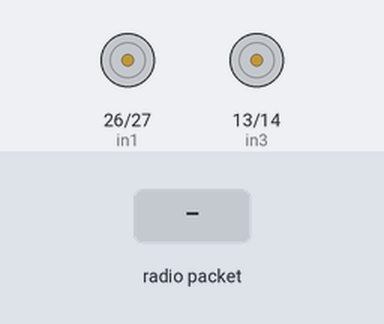
Simulated run of this sketch. Board: ESP32. On the bench: motor-driver pin pairs drawn as motors (green arrow = first pin HIGH = forward, orange = second pin HIGH = backward, longer = more drive, scaled by the enable pin). The inputs (shaded band) are chosen by the test bench. No radio packets arrive unless stated.

Above: at 1.2 s.
1.3 s: radio packet "5" arrives
At 1.7 s:
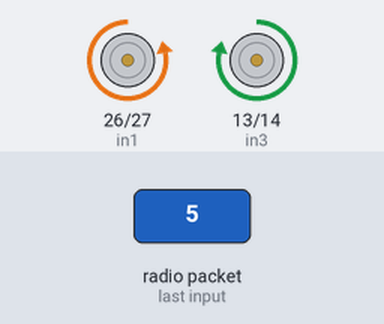
2.8 s: radio packet "200" arrives
At 4.1 s:
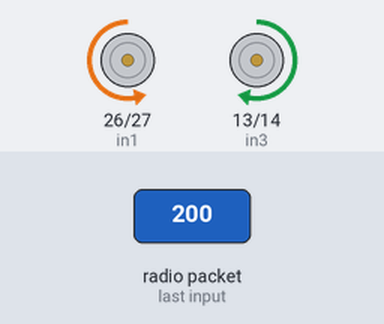
Timing chart, 0 to 5.8 s (numbered marks = the images above; inputs shaded):
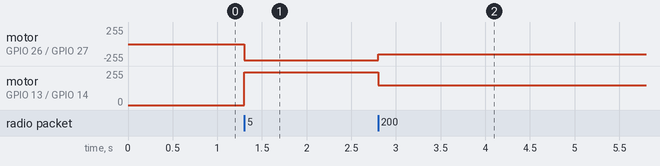

Measured:
- after the input at 1.3 s, motor on GPIO 26 (in1) / GPIO 27 (in2): stopped → backward 246/255 at once; motor on GPIO 13 (in3) / GPIO 14 (in4): stopped → forward 246/255 at once
- after the input at 2.8 s, motor on GPIO 26 (in1) / GPIO 27 (in2): backward 246/255 → backward 150/255 at once; motor on GPIO 13 (in3) / GPIO 14 (in4): forward 246/255 → forward 150/255 at once

The sketch:

joystick_nrf_l298n_receive.ino
```cpp
#include <SPI.h>
#include <nRF24L01.h>
#include <RF24.h>
#include <Arduino.h>

// Motor pins
const int enA = 25;
const int in1 = 26;
const int in2 = 27;
const int enB = 12;
const int in3 = 13;
const int in4 = 14;

// NRF setup
RF24 radio(16, 17); // CE, CSN
const byte address[6] = "00001";

void setupMotorPins() {
  pinMode(enA, OUTPUT);
  pinMode(in1, OUTPUT);
  pinMode(in2, OUTPUT);
  pinMode(enB, OUTPUT);
  pinMode(in3, OUTPUT);
  pinMode(in4, OUTPUT);
}

void setup() {
  Serial.begin(9600);
  setupMotorPins();
  radio.begin();
  radio.openReadingPipe(0, address);
  radio.setPALevel(RF24_PA_MIN);
  radio.startListening();
}

// Function to map joystick values to PWM output with a dead zone
int mapJoystickToPWM(int value, int center) {
  if (abs(value - center) <= 10) return 0; // Dead zone
  return map(abs(value - center), 0, 518, 0, 255);
}

// Function to control motors based on joystick inputs
void controlMotors(int j1x, int j2y) {
  int baseSpeedA = mapJoystickToPWM(j1x, 505);
  int baseSpeedB = mapJoystickToPWM(j2y, 507);

  if (abs(j1x - 505) > 10) {
    digitalWrite(in1, j1x < 495 ? LOW : HIGH);
    digitalWrite(in2, j1x < 495 ? HIGH : LOW);
    digitalWrite(in3, j1x < 495 ? HIGH : LOW);
    digitalWrite(in4, j1x < 495 ? LOW : HIGH);
    analogWrite(enA, baseSpeedA);
    analogWrite(enB, baseSpeedA);
  } else if (abs(j2y - 507) > 10) {
    digitalWrite(in1, j2y > 517 ? HIGH : LOW);
    digitalWrite(in2, j2y > 517 ? LOW : HIGH);
    digitalWrite(in3, j2y > 517 ? HIGH : LOW);
    digitalWrite(in4, j2y > 517 ? LOW : HIGH);
    if (j2y > 517) {
      analogWrite(enA, baseSpeedB / 2);
      analogWrite(enB, baseSpeedB);
    } else {
      analogWrite(enA, baseSpeedB);
      analogWrite(enB, baseSpeedB / 2);
    }
  } else {
    digitalWrite(in1, LOW);
    digitalWrite(in2, LOW);
    digitalWrite(in3, LOW);
    digitalWrite(in4, LOW);
    analogWrite(enA, 0);
    analogWrite(enB, 0);
  }
}

void loop() {
  if (radio.available()) {
    char buffer[50] = "";
    radio.read(&buffer, sizeof(buffer));
    int j1x, j1y, j2x, j2y;
    sscanf(buffer, "%d,%d,%d,%d", &j1x, &j1y, &j2x, &j2y);
    controlMotors(j1x, j2y);
  }
}
```
